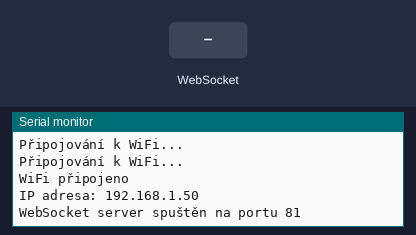
The sketch below on a simulated ESP32. Parts: the last lines printed to the serial monitor. The inputs (shaded band) are chosen by the test bench. WiFi joins after 1.5 s; servers stay silent unless stated.

Above: at 3.2 s.
3.3 s: WebSocket text "1" received
At 4.5 s:
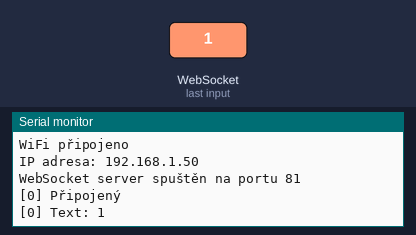
4.8 s: WebSocket text "0" received
At 5.8 s:
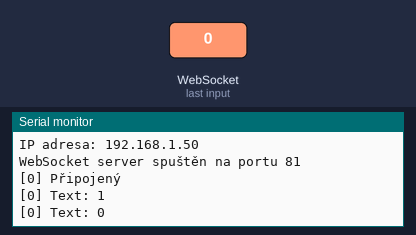
6.3 s: WebSocket text "2" received
At 6.9 s:
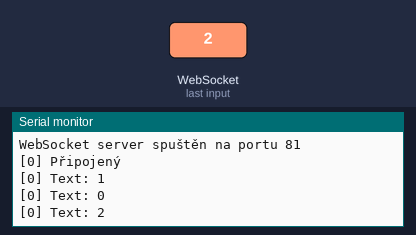

The sketch:

websockets.ino
```cpp
#include <WiFi.h>
#include <WebSocketsServer.h>

const char* ssid = "ssid";
const char* password = "moje_tajne_heslo";

WebSocketsServer webSocket = WebSocketsServer(81);

void setup() {
  Serial.begin(115200);
  WiFi.begin(ssid, password);

  while (WiFi.status() != WL_CONNECTED) {
    delay(1000);
    Serial.println("Připojování k WiFi...");
  }

  Serial.println("WiFi připojeno");
  Serial.print("IP adresa: ");
  Serial.println(WiFi.localIP());

  webSocket.begin();
  webSocket.onEvent(webSocketEvent);
  Serial.println("WebSocket server spuštěn na portu 81");
}

void loop() {
  webSocket.loop();
}

void webSocketEvent(uint8_t num, WStype_t type, uint8_t * payload, size_t length) {
  switch (type) {
    case WStype_DISCONNECTED:
      Serial.printf("[%u] Odpojený\n", num);
      break;
    case WStype_CONNECTED:
      Serial.printf("[%u] Připojený\n", num);
      webSocket.sendTXT(num, "Ahoj z ESP32");
      break;
    case WStype_TEXT:
      Serial.printf("[%u] Text: %s\n", num, payload);
      webSocket.sendTXT(num, "Zpráva přijata");
      break;
  }
}
```

Measured:
- after the input at 3.3 s, the serial monitor: prints a new line at once (image 1)
- after the input at 4.8 s, the serial monitor: prints a new line at once (image 2)
- after the input at 6.3 s, the serial monitor: prints a new line at once (image 3)
